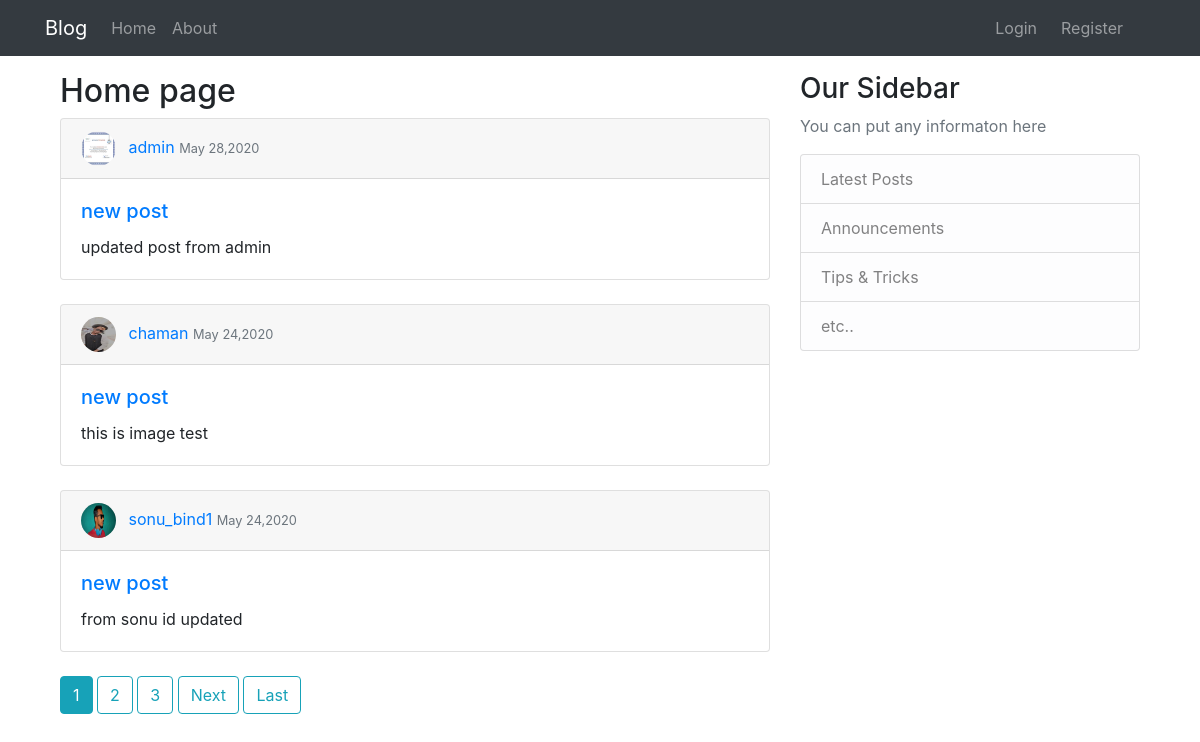
The page / on the database its author committed.
### webapp1/models.py (models this page shows, shortened)
class post(models.Model):
    title=models.CharField(max_length=50)
    query=models.TextField()
    date_posted=models.DateTimeField(auto_now_add=True)
    author=models.ForeignKey(User, on_delete=models.CASCADE)
    img=models.ImageField(default='default.jpg',upload_to='homepics')

### users/models.py (models this page shows, shortened)
class Profile(models.Model):
    user = models.OneToOneField(User,on_delete=models.CASCADE)
    image = models.ImageField(default = 'default.jpg' , upload_to='profile_pics')

### webapp1/views.py (the view)
# urls.py: path('', postlistview.as_view() , name='app_home'),
class postlistview(ListView):
    model = post
    template_name = 'webapp1/home.html'
    context_object_name = 'posts'
    ordering = ['-date_posted']
    paginate_by = 3

### webapp1/templates/webapp1/home.html (shortened to what this page needs)
{% extends "webapp1/base.html"%}
{% block content %}
 <h2>Home page</h2>
    {% for post in posts %}
    <div class="card mb-4" >
    <div class="card-header">
      <img class="rounded-circle mr-2" height=35px width=35px src="{{ post.author.profile.image.url }}" alt="">
      <a href="{% url 'user_posts' post.author.username %}">{{ post.author }}</a> <small class="text-muted">{{post.date_posted|date:"F d,Y" }}</small>
    </div>
    <div class="card-body">
      <h5 class="card-title"><a href="{% url 'post_detail' post.id %}">{{ post.title }}</a></h5>
      <p class="card-text">{{ post.query }}</p>
    </div>
</div>
    {% endfor %}
    {% if is_paginated %}
      {% for n in page_obj.paginator.page_range %}
        {% if page_obj.number == n %}
            <a class="btn btn-info mb-4"href="?page={{ n }}">{{ n }}</a>
        {% elif n > page_obj.number|add:'-3' and n < page_obj.number|add:'3' %}
            <a class="btn btn-outline-info mb-4"href="?page={{ n }}">{{ n }}</a>
        {% endif %}
      {% endfor %}
      {% if page_obj.has_next %}
        <a class="btn btn-outline-info mb-4"href="?page={{ page_obj.next_page_number }}">Next</a>
        <a class="btn btn-outline-info mb-4"href="?page={{ page_obj.paginator.num_pages }}">Last</a>
      {% endif %}
    {% endif %}
{% endblock content %}

### webapp1/templates/webapp1/base.html (shortened to what this page needs)
{% load staticfiles%}
<!DOCTYPE html>
<html lang="en" dir="ltr">
  <head>
    <link rel="stylesheet" href="{% static 'css/bootstrap1.css'%}">
    <link rel="stylesheet" href="{% static 'css/bootstrap-social.css'%}">
  </head>
  <body>
    <div class="container fluid">
            <nav class="navbar navbar-expand-md navbar-dark bg-dark fixed-top mr-auto">
              <div class="container">
                <a class="navbar-brand" href="{% url 'app_home'%}">Blog</a>
                <div class="collapse navbar-collapse" id="navbarNavAltMarkup">
                        <div class="navbar-nav">
                          <a class="nav-item nav-link" href="{% url 'app_home'%}">Home <span class="sr-only">(current)</span></a>
                          <a class="nav-item nav-link" href="{% url 'app_about'%}">About</a>
                        </div>
                </div>
                      <div class="navbar-nav navbar-right mr-4">
                        <div class="collapse navbar-collapse" id="navbarNavAltMarkup">
                        {% if user.is_authenticated %}
                          <a class="nav-item nav-link  mr-2" href="{% url 'post_create' %}">New Post <span class="sr-only">(current)</span></a>
                          <a class="nav-item nav-link  mr-2" href="{% url 'profile' %}">Profile <span class="sr-only">(current)</span></a>
                          <a class="nav-item nav-link  mr-2" href="{% url 'logout' %}">Logout <span class="sr-only">(current)</span></a>
                        {% else %}
                          <a class="nav-item nav-link  mr-2" href="{% url 'login' %}">Login <span class="sr-only">(current)</span></a>
                          <a class="nav-item nav-link" href="{% url 'register' %}">Register</a>
                        {% endif %}
                      </div>
                    </div>
              </div>
          </nav>
        </div>
        <br><br><br>
        <div class="container">
        <main role="main" class="container">
          <div class="row">
              <div class="container col-md-8">
                  {% block content %}
                  {% endblock %}
                  </div>
              <div class="col-md-4">
                <div class="content-section">
                  <h3>Our Sidebar</h3>
                  <p class="text-muted">You can put any informaton here
                  <ul class="list-group">
                    <li class="list-group-item list-group-item-light">Latest Posts</li>
                    <li class="list-group-item list-group-item-light">Announcements</li>
                    <li class="list-group-item list-group-item-light">Tips & Tricks</li>
                    <li class="list-group-item list-group-item-light">etc..</li>
                  </ul>
                </p>
                </div>
              </div>
            </div>
      </main>
  </div>
  </body>
</html>

### rows shown on the page
post: author.profile.image (picture), author "admin", date_posted "May 28,2020", title "new post", query "updated post from admin"
post: author.profile.image (picture), author "chaman", date_posted "May 24,2020", title "new post", query "this is image test"
post: author.profile.image (picture), author "sonu_bind1", date_posted "May 24,2020", title "new post", query "from sonu id updated"

### other values the page prints
{{ n }} "1"
{{ n }} "2" "3"
